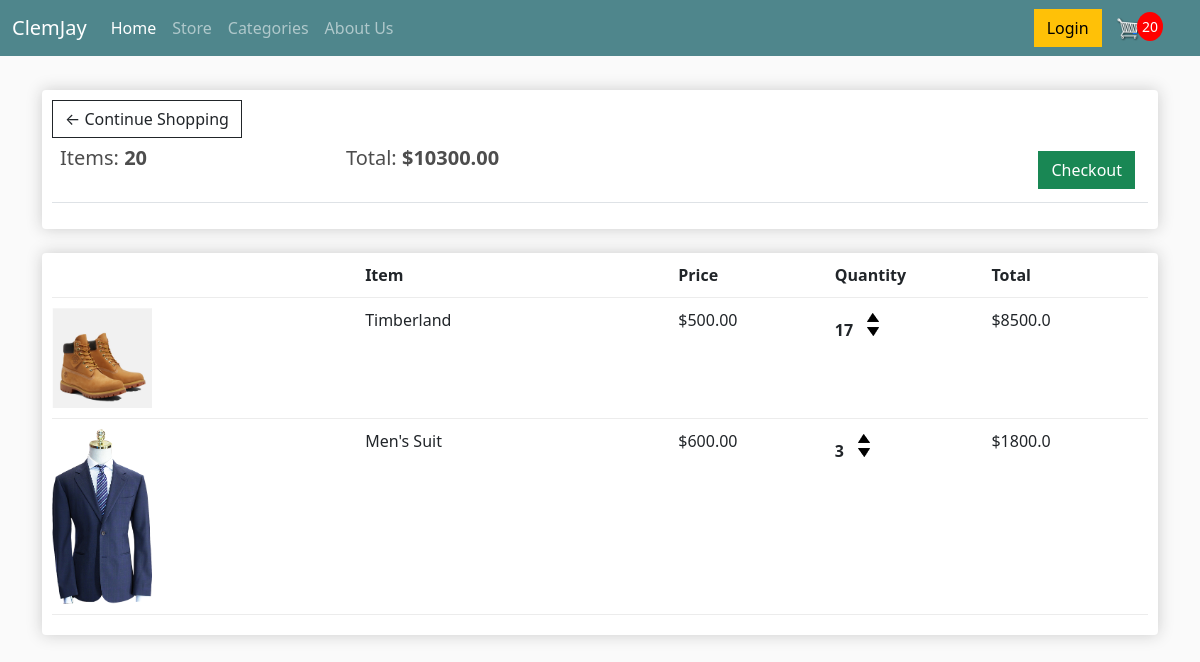
The app's page /cart/ (signed in) with its own data.
### store/models.py (models this page shows, shortened)
class Order(models.Model):
    customer = models.ForeignKey(Customer, on_delete=models.SET_NULL, null=True, blank=True)
    date_ordered = models.DateTimeField(auto_now_add=True)
    complete = models.BooleanField(default=False)
    transaction_id = models.CharField(max_length=100, null=True)
    @property
    def get_cart_total(self):
        orderitems = self.orderitem_set.all()
        total = sum([item.get_total for item in orderitems])
        return total
    @property
    def get_cart_items(self):
        orderitems = self.orderitem_set.all()
        total = sum([item.quantity for item in orderitems])
        return total

class OrderItem(models.Model):
    product = models.ForeignKey(Product, on_delete=models.SET_NULL, null=True)
    order = models.ForeignKey(Order, on_delete=models.SET_NULL, null=True)
    quantity = models.IntegerField(default=0, null=True, blank=True)
    date_added = models.DateTimeField(auto_now_add=True)
    @property
    def get_total(self):
        total = self.product.price * self.quantity
        return total

class Product(models.Model):
    name = models.CharField(max_length=200)
    price = models.FloatField()
    category = models.ForeignKey(Categories, on_delete=models.CASCADE, null=True)
    digital = models.BooleanField(default=False, null=True, blank=True)
    image = models.ImageField(null=True, blank=True)
    @property
    def imageURL(self):
        try:
            url = self.image.url
        except:
            url = ''
        return url

### store/views.py (the view)
# urls.py: path('cart/', views.cart, name="cart"),
def cart(request):
    data = cartInfo(request)
    cartItems = data['cartItems']
    order = data['order']
    items = data['items']
    context = {'items': items, 'order': order, 'cartItems': cartItems}
    return render(request, 'store/cart.html', context)

### store/utils.py (called while the page is built)
def cartInfo(request):
	if request.user.is_authenticated:
		customer = request.user.customer
		order, created = Order.objects.get_or_create(customer=customer, complete=False)
		items = order.orderitem_set.all()
		cartItems = order.get_cart_items
	else:
		cookieData = cookieCart(request)
		cartItems = cookieData['cartItems']
		order = cookieData['order']
		items = cookieData['items']
	return {'cartItems':cartItems ,'order':order, 'items':items}

### store/templates/store/cart.html
{% extends 'store/main.html' %}
{% load static %}
{% block content %}
    <div class="row">
		<div class="col-lg-12">
			<div class="box-element">
				<a  class="btn btn-outline-dark" href="{% url 'store' %}">&#x2190; Continue Shopping</a>
                <br>
                <table class="table">
					<tr>
						<th><h5>Items: <strong>{{order.get_cart_items}}</strong></h5></th>
						<th><h5>Total:<strong> ${{order.get_cart_total|floatformat:2}}</strong></h5></th>
						<th>
							<a  style="float:right; margin:5px;" class="btn btn-success" href="{% url 'checkout' %}">Checkout</a>
						</th>
					</tr>
				</table>
			</div>
            <br>
            <div class="box-element">
				<div class="cart-row">
					<div style="flex:2"></div>
					<div style="flex:2"><strong>Item</strong></div>
					<div style="flex:1"><strong>Price</strong></div>
					<div style="flex:1"><strong>Quantity</strong></div>
					<div style="flex:1"><strong>Total</strong></div>
				</div>
				{% for item in items %}
				<div class="cart-row">
					<div style="flex:2"><img class="row-image" src="{{item.product.imageURL}}"></div>
					<div style="flex:2"><p>{{item.product.name}}</p></div>
					<div style="flex:1"><p>${{item.product.price|floatformat:2}}</p></div>
					<div style="flex:1">
						<p class="quantity">{{item.quantity}}</p>
						<div class="quantity">
							<img data-product="{{item.product.id}}" data-action="add" class="chg-quantity update-cart" src="{% static  'images/arrow-up.png' %}">
							<img data-product="{{item.product.id}}" data-action="remove"  class="chg-quantity update-cart" src="{% static  'images/arrow-down.png' %}">
						</div>
					</div>
					<div style="flex:1"><p>${{item.get_total}}</p></div>
				</div>
				{% endfor %}
			</div>
		</div>
	</div>
{% endblock content%}

### store/templates/store/main.html (shortened to what this page needs)
{% load static %}
<!DOCTYPE html>
<html>
<head>
    <link href="https://cdn.jsdelivr.net/npm/bootstrap@5.0.2/dist/css/bootstrap.min.css" rel="stylesheet">
	<link href="{% static 'css/main.css' %}" rel="stylesheet">
</head>
<body>
	<nav class="navbar navbar-expand-lg navbar-dark bg-dark">
		<div class="container-fluid">
	  		<a class="navbar-brand" href="{% url 'store' %}">ClemJay</a>
	  		<div class="collapse navbar-collapse" id="navbarSupportedContent">
				<ul class="navbar-nav me-auto mb-2 mb-lg-0">
		  			<li class="nav-item">
						<a class="nav-link active" aria-current="page" href="{% url 'home' %}">Home</a>
		  			</li>
					<li class="nav-item">
						<a class="nav-link" href="{% url 'store' %}">Store</a>
		  			</li>
					<li class="nav-item">
						<a class="nav-link">Categories</a>
		  			</li>
		  			<li class="nav-item">
						<a class="nav-link" href="">About Us</a>
		  			</li>
				</ul>
				<div class="form-inline my-2 my-lg-0">
					<a href="#" class="btn btn-warning">Login</a>
					<a href="{% url 'cart' %}">
						<img  id="cart-icon" src="{% static 'images/cart.png' %}">
					</a>
					<p id="cart-total">{{cartItems}}</p>
				</div>
	  		</div>
		</div>
	</nav>
     <div class="container">
            <br>
            {% block content %}
            {% endblock content %}
     </div>
</body>
</html>

### static/css/main.css (style rules this page uses)
body { background-color: hsl(0, 0%, 98%); }
h1,h2,h3,h4,h5,h6 { color:hsl(0, 0%, 30%); }
.box-element { box-shadow:hsl(0, 0%, 80%) 0 0 16px; background-color: #fff; border-radius: 4px; padding: 10px; }
.bg-dark { background-color: #4f868c!important; }
#cart-icon { width:25px; display: inline-block; margin-left: 10px; margin-right: -8px; }
#cart-total { display: inline; text-align: center; color:#fff; background-color: red; padding: 5px; margin-right: 25px; width: 30px; margin-top: -50px; height: 22px; border-radius: 50%; font-size: 14px; }
.col-lg-4, .col-lg-6, .col-lg-8, .col-lg-12 { margin-top: 10px; }
.btn { border-radius: 0; }
.row-image { width: 100px; }
.cart-row { display: flex; align-items: flex-stretch; padding-bottom: 10px; margin-bottom: 10px; border-bottom: 1px solid #ececec; }
.quantity { display: inline-block; font-weight: 700; padding-right:10px; }
.chg-quantity { width: 12px; cursor: pointer; display: block; margin-top: 5px; transition:.1s; }

### records on screen
Order: get_cart_items "20", get_cart_total "10300.00"
OrderItem: product.imageURL (picture), product.name "Timberland", product.price "500.00", quantity "17", get_total "8500.0"
OrderItem: product.imageURL (picture), product.name "Men's Suit", product.price "600.00", quantity "3", get_total "1800.0"

### other values on screen
{{ cartItems }} "20"
